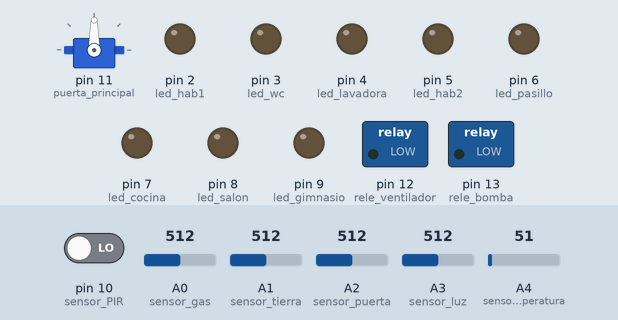
Recording of a sketch running on a simulated Arduino Uno, built with avr-gcc and run on an emulated ATmega328P. Shown: servo, switched loads named in the sketch (green lamp = pin HIGH), output pins drawn as LEDs (lit = HIGH). The test bench sets the inputs (shaded band); at power-on: A1 (sensor_tierra) = 512, pin 10 (sensor_PIR) LOW, A0 (sensor_gas) = 512, A2 (sensor_puerta) = 512, A3 (sensor_luz) = 512, A4 (sensor_temperatura) = 51. What the sketch prints to the serial monitor is not drawn.

Above: at 1.2 s.
1.3 s: A1 (sensor_tierra) set to 488
At 11.0 s:
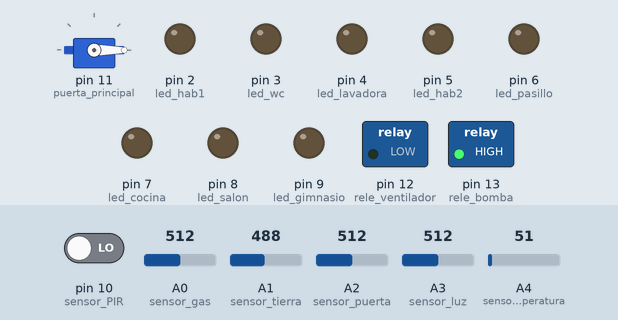
15.3 s: pin 10 (sensor_PIR) driven HIGH
At 23.13 s:
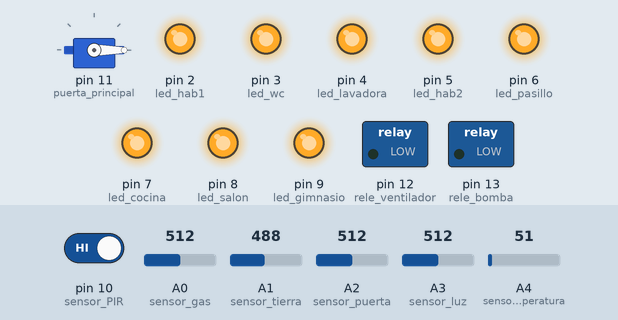
At 34.2 s:
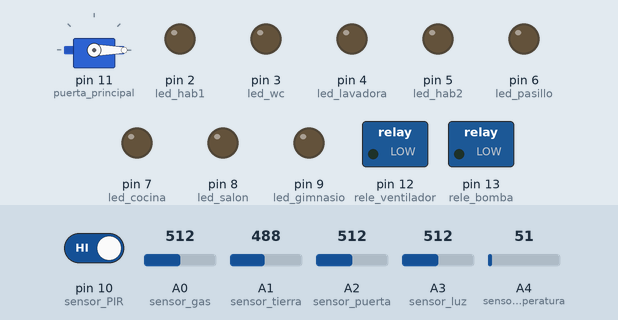
Timing chart, 0 to 35.7 s (numbered marks = the images above; inputs shaded):
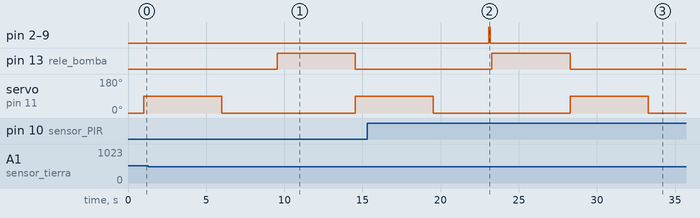

The sketch:

Domotica_V.2.ino
```cpp
/*
 * Pines de conexionado a arduino UNO:
 *
 * A0: Sensor de gas para la cocina           (MQ-02)
 * A1: Sensor de humedad de la tierra         (Higrometro V1.2)
 * A2: Sensor de luz para garaje              (KY-018)
 * A3: Sensor de luz para exterior            (KY-018)
 * A4: Sensor de temperatura de habitación 1  (LM35)
 * A5: ///////////////////////////////////////////////////////////////////////////////////////////////
 * D0: Nextion cable azul                     (Nextion NX8048T050)
 * D1: Nextion cable amarillo                 (Nextion NX8048T050)
 * D2: Leds Habitación 1                      (Led amarillo 5mm)
 * D3: Leds Baño                              (Led amarillo 5mm)
 * D4: Leds Cuarto lavadora                   (Led amarillo 5mm)
 * D5: Leds Habitación 2                      (Led amarillo 5mm)
 * D6: Leds Pasillo                           (Led amarillo 5mm)
 * D7: Leds Cocina                            (Led amarillo 5mm)
 * D8: Leds Salón                             (Led amarillo 5mm)
 * D9: Leds Gimnasio                          (Led amarillo 5mm)
 * D10: Sensor de presencia del pasillo       (HC-SR505)
 * D11: Servomotor de la puerta principal     (SG-90)
 * D12: Ventilador de la habitación 1         (Noctua NF-A4x10)
 * D13: Bomba de agua de la tierra            (Bomba de agua de 12v)
 */

/*
DATOS MANDADOS DE NEXTION A ARDUINO

NAME     |  ON    |  OFF   |  description
=====================================================
lall     |  100   |  101   |  luces de toda la casa
lh1      |  102   |  103   |  luces habitación 1
lwc      |  104   |  105   |  luces baño
llav     |  106   |  107   |  luces lavadora
lh2      |  108   |  109   |  luces habitación 2
lco      |  110   |  111   |  luces cocina
lpas     |  112   |  113   |  luces pasillo
lgym     |  114   |  115   |  luces gimnasio
lsal     |  116   |  117   |  luces salón
bven     |  200   |        |  botón ventilador
bag      |  201   |        |  botón agua
bpu      |  202   |        |  botón puerta
bal      |  203   |  204   |  botón alarma


DATOS MANDADOS DE ARDUINO A NEXTION
variable |    sensor   | lugar
=======================================
stem     | temperatura | habitación 1
sgas     |     gas     | cocina
ssum     |   humedad   | jardín
spir     |  movimiento | pasillo
sldr     |     LDR     | menú
sppal    |     LDR     | puerta principal

*/
// LIBRERÍAS
#include <Servo.h>


//PINES UTILIZADOS
int rele_bomba = 13;                              //Configuramos la salida digital 13 para el relé que controla la bomba de agua
int rele_ventilador = 12;                         //Configuramos la salida digital 12 para el relé que controla el ventilador
Servo puerta_principal;                           //Los servos se configuran en el void setup
int sensor_PIR = 10;                              //Configuramos la entrada digital 4 para el sensor de movimiento
int led_gimnasio = 9;                             //Configuramos la salida digital 9 para la luz del gimnasio
int led_salon = 8;                                //Configuramos la salida digital 8 para la luz del salón
int led_cocina = 7;                               //Configuramos la salida digital 7 para la luz de la cocina
int led_pasillo = 6;                              //Configuramos la salida digital 6 para la luz del pasillo
int led_hab2 = 5;                                 //Configuramos la salida digital 5 para la luz de la habitación 2
int led_lavadora = 4;                             //Configuramos la salida digital 4 para la luz del cuarto de la lavadora
int led_wc = 3;                                   //Configuramos la salida digital 3 para la luz del baño
int led_hab1 = 2;                                 //Configuramos la salida digital 2 para la luz de la habitación 1
// Pin 1 reservado para Nextion                   //Arduino trae por defecto éste pin para la transmisión de datos
// Pin 0 reservado para Nextion                   //Arduino trae por defecto éste pin para la recepción de datos
int sensor_temperatura = A4;                      //Configuramos la entrada analógica 4 para el sensor de temperatura
int sensor_luz = A3;                              //Configuramos la entrada analógica 3 para el sensor de luz
int sensor_puerta = A2;                           //Configuramos la entrada analógica 2 para el sensor de luz
int sensor_tierra = A1;                           //Configuramos la entrada analógica 1 para el sensor de humedad
int sensor_gas = A0;                              //Configuramos la entrada analógica 0 para el sensor de gas

int Valarma = 0;

void setup() {
  Serial.begin (9600);                            //Iniciamos la comunicación serial a 9600 baudios para la comunicación con la pantalla Nextion
  pinMode (rele_bomba, OUTPUT);                   //Definimos como SALIDA el pin conectado al relé que controla la bomba de agua
  pinMode (rele_ventilador, OUTPUT);              //Definimos como SALIDA el pin conectado al relé que controla el ventilador
  puerta_principal.attach (11);                   //Configuramos la SALIDA 11 para el servo de la puerta principal
  pinMode (led_gimnasio, OUTPUT);                 //Definimos como SALIDA el pin conectado a la luz del gimnasio
  pinMode (led_salon, OUTPUT);                    //Definimos como SALIDA el pin conectado a la luz del salon
  pinMode (led_cocina, OUTPUT);                   //Definimos como SALIDA el pin conectado a la luz de la cocina
  pinMode (led_pasillo, OUTPUT);                  //Definimos como SALIDA el pin conectado a la luz del pasillo
  pinMode (led_hab2, OUTPUT);                     //Definimos como SALIDA el pin conectado a la luz de la habitación 2
  pinMode (led_lavadora, OUTPUT);                 //Definimos como SALIDA el pin conectado a la luz del cuarto de la lavadora
  pinMode (led_wc, OUTPUT);                       //Definimos como SALIDA el pin conectado a la luz del baño
  pinMode (led_hab1, OUTPUT);                     //Definimos como SALIDA el pin conectado a la luz de la habitación 1
  pinMode (sensor_temperatura, INPUT);            //Definimos como ENTRADA el pin conectado al sensor de temperatura
  pinMode (sensor_PIR, INPUT);                    //Definimos como ENTRADA el pin conectado al sensor de presencia
  pinMode (sensor_luz, INPUT);                    //Definimos como ENTRADA el pin conectado al sensor de luz del exterior
  pinMode (sensor_puerta, INPUT);                 //Definimos como ENTRADA el pin conectado al sensor de luz de la puerta principal
  pinMode (sensor_tierra, INPUT);                 //Definimos como ENTRADA el pin conectado al sensor de humedad de la tierra
  pinMode (sensor_gas, INPUT);                    //Definimos como ENTRADA el pin conectado al sensor de gases


  puerta_principal.write(0);                      //Movemos el servomotor a su posición inicial
  digitalWrite (led_gimnasio, LOW);               //Apagamos los leds del gimnasio
  digitalWrite (led_salon, LOW);                  //Apagamos los leds del salón
  digitalWrite (led_cocina, LOW);                 //Apagamos los leds de la cocina
  digitalWrite (led_pasillo, LOW);                //Apagamos los leds del pasillo
  digitalWrite (led_hab2, LOW);                   //Apagamos los leds de la habitación 2
  digitalWrite (led_lavadora, LOW);               //Apagamos los leds del cuarto de la lavadora
  digitalWrite (led_wc, LOW);                     //Apagamos los leds del baño
  digitalWrite (led_hab1, LOW);                   //Apagamos los leds de la habitación 1

}

void loop() {
  int Vstem = analogRead (sensor_temperatura);    //Definimos una variable a la cual asignamos el valor de lectura del sensor de temperatura
  int Vspir = analogRead (sensor_PIR);            //Definimos una variable a la cual asignamos el valor de lectura del sensor de movimiento
  int Vsldr = analogRead (sensor_luz);            //Definimos una variable a la cual asignamos el valor de lectura del sensor de luz exterior
  int Vsppal = analogRead (sensor_puerta);        //Definimos una variable a la cual asignamos el valor de lectura del sensor de luz entrada
  int Vshum = analogRead (sensor_tierra);         //Definimos una variable a la cual asignamos el valor de lectura del sensor de humedad del suelo
  int Vsgas = analogRead (sensor_gas);            //Definimos una variable a la cual asignamos el valor de lectura del sensor de gas
  int milivoltios = (Vstem / 1023.0) * 5000;
  int Vstemm = (milivoltios / 10);
  int Vdalarma = digitalRead (sensor_PIR);
  int estado_pir = LOW;

  String lectura = Serial.readString();           //Definimos la variable lectura que será con la cual recogeremos el valor de la pantalla

  if (int(lectura[0]) == 100){
      digitalWrite (led_gimnasio, HIGH);          //Encendemos los leds del gimnasio
      digitalWrite (led_salon, HIGH);             //Encendemos los leds del salón
      digitalWrite (led_cocina, HIGH);            //Encendemos los leds de la cocina
      digitalWrite (led_pasillo, HIGH);           //Encendemos los leds del pasillo
      digitalWrite (led_hab2, HIGH);              //Encendemos los leds de la habitación 2
      digitalWrite (led_lavadora, HIGH);          //Encendemos los leds del cuarto de la lavadora
      digitalWrite (led_wc, HIGH);                //Encendemos los leds del baño
      digitalWrite (led_hab1, HIGH);              //Encendemos los leds de la habitación 1
    }
  if (int(lectura[0]) == 101){
      digitalWrite (led_gimnasio, LOW);           //Apagamos los leds del gimnasio
      digitalWrite (led_salon, LOW);              //Apagamos los leds del salón
      digitalWrite (led_cocina, LOW);             //Apagamos los leds de la cocina
      digitalWrite (led_pasillo, LOW);            //Apagamos los leds del pasillo
      digitalWrite (led_hab2, LOW);               //Apagamos los leds de la habitación 2
      digitalWrite (led_lavadora, LOW);           //Apagamos los leds del cuarto de la lavadora
      digitalWrite (led_wc, LOW);                 //Apagamos los leds del baño
      digitalWrite (led_hab1, LOW);               //Apagamos los leds de la habitación 1
    }
  if (int(lectura[0]) == 102){
      digitalWrite (led_hab1, HIGH);              //Encendemos los leds de la habitación 1
    }
  if (int(lectura[0]) == 103){
      digitalWrite (led_hab1, LOW);               //Apagamos los leds de la habitación 1
    }
  if (int(lectura[0]) == 104){
      digitalWrite (led_wc, HIGH);                //Encendemos los leds del baño
    }
  if (int(lectura[0]) == 105){
      digitalWrite (led_wc, LOW);                 //Apagamos los leds del baño
    }
  if (int(lectura[0]) == 106){
      digitalWrite (led_lavadora, HIGH);          //Encendemos los leds del cuarto de la lavadora
    }
  if (int(lectura[0]) == 107){
      digitalWrite (led_lavadora, LOW);           //Apagamos los leds del cuarto de la lavadora
    }
  if (int(lectura[0]) == 108){
      digitalWrite (led_hab2, HIGH);              //Encendemos los leds de la habitación 2
    }
  if (int(lectura[0]) == 109){
      digitalWrite (led_hab2, LOW);               //Apagamos los leds de la habitación 2
    }
  if (int(lectura[0]) == 110){
      digitalWrite (led_cocina, HIGH);            //Encendemos los leds de la cocina
    }
  if (int(lectura[0]) == 111){
      digitalWrite (led_cocina, LOW);             //Apagamos los leds de la cocina
    }
  if (int(lectura[0]) == 112){
      digitalWrite (led_pasillo, HIGH);           //Encendemos los leds del pasillo
    }
  if (int(lectura[0]) == 113){
      digitalWrite (led_pasillo, LOW);            //Apagamos los leds del pasillo
    }
  if (int(lectura[0]) == 114){
      digitalWrite (led_gimnasio, HIGH);          //Encendemos los leds del gimnasio
    }
  if (int(lectura[0]) == 115){
      digitalWrite (led_gimnasio, LOW);           //Apagamos los leds del gimnasio
    }
  if (int(lectura[0]) == 116){
      digitalWrite (led_salon, HIGH);             //Encendemos los leds del salón
    }
  if (int(lectura[0]) == 117){
      digitalWrite (led_salon, LOW);              //Apagamos los leds del salón
    }
  if (int(lectura[0]) == 200){
      digitalWrite (rele_ventilador, HIGH);       //Encendemos el relé del ventilador
      delay (5000);
      digitalWrite (rele_ventilador, LOW);        //Apagamos el relé del ventilador
    }
  if (int(lectura[0]) == 201){
      digitalWrite (rele_bomba, HIGH);            //Encendemos el relé de la bomba de agua
      delay (5000);
      digitalWrite (rele_bomba, LOW);             //Apagamos el relé de la bomba de agua
    }
  if (int(lectura[0]) == 202){
      puerta_principal.write(90);                 //Movemos el servomotor a su posición abierta
      delay (2500);
      puerta_principal.write(0);                  //Movemos el servomotor a su posición cerrada
    }
  if (int(lectura[0]) == 203){
      Valarma = 1;                                //Asignamos un 1 al estado de la alarma
    }
  if (int(lectura[0]) == 204){
      Valarma = 0;                                //Asignamos un 0 al estado de la alarma
    }
  if (Valarma = 1){                               //Si el estado de la alarma es 1, entonces...
      if (Vdalarma == HIGH){                      //Si el sensor de movimiento detecta movimiento, entonces...
        digitalWrite (led_gimnasio, HIGH);        //Encendemos los leds del gimnasio
        digitalWrite (led_salon, HIGH);           //Encendemos los leds del salón
        digitalWrite (led_cocina, HIGH);          //Encendemos los leds de la cocina
        digitalWrite (led_pasillo, HIGH);         //Encendemos los leds del pasillo
        digitalWrite (led_hab2, HIGH);            //Encendemos los leds de la habitación 2
        digitalWrite (led_lavadora, HIGH);        //Encendemos los leds del cuarto de la lavadora
        digitalWrite (led_wc, HIGH);              //Encendemos los leds del baño
        digitalWrite (led_hab1, HIGH);            //Encendemos los leds de la habitación 1
        delay (100);                              //Espera de 0,1s para hacer parpadeo
        digitalWrite (led_gimnasio, LOW);         //Apagamos los leds del gimnasio
        digitalWrite (led_salon, LOW);            //Apagamos los leds del salón
        digitalWrite (led_cocina, LOW);           //Apagamos los leds de la cocina
        digitalWrite (led_pasillo, LOW);          //Apagamos los leds del pasillo
        digitalWrite (led_hab2, LOW);             //Apagamos los leds de la habitación 2
        digitalWrite (led_lavadora, LOW);         //Apagamos los leds del cuarto de la lavadora
        digitalWrite (led_wc, LOW);               //Apagamos los leds del baño
        digitalWrite (led_hab1, LOW);             //Apagamos los leds de la habitación 1
        delay (100);                              //Espera de 0,1s para hacer parpadeo
      }
      else {                                      //Sino...
        digitalWrite (led_gimnasio, LOW);         //Apagamos los leds del gimnasio
        digitalWrite (led_salon, LOW);            //Apagamos los leds del salón
        digitalWrite (led_cocina, LOW);           //Apagamos los leds de la cocina
        digitalWrite (led_pasillo, LOW);          //Apagamos los leds del pasillo
        digitalWrite (led_hab2, LOW);             //Apagamos los leds de la habitación 2
        digitalWrite (led_lavadora, LOW);         //Apagamos los leds del cuarto de la lavadora
        digitalWrite (led_wc, LOW);               //Apagamos los leds del baño
        digitalWrite (led_hab1, LOW);             //Apagamos los leds de la habitación 1
        }
    }
    if(Vshum < 500)
    {
      digitalWrite (rele_bomba, HIGH);
      delay (5000);
      digitalWrite (rele_bomba, LOW);
    }
    if (Vsppal < 750){
      puerta_principal.write(90);                 //Movemos el servomotor a su posición abierta
      delay (2500);
      puerta_principal.write(0);                  //Movemos el servomotor a su posición cerrada
    }
    if (Vsgas < 750){
      puerta_principal.write(90);                 //Movemos el servomotor a su posición abierta
      delay (2500);
      puerta_principal.write(0);                  //Movemos el servomotor a su posición cerrada
    }
    if (Vsldr <= 400){
      Serial.print ("menu.pic=1");
      Serial.write(0xff);
      Serial.write(0xff);
      Serial.write(0xff);
    }
    else {
      Serial.print ("menu.pic=0");
      Serial.write(0xff);
      Serial.write(0xff);
      Serial.write(0xff);
    }
  delay (2500);

  Serial.print ("stem.val=");                     //Enviamos datos del sensor de temperatura a la pantalla
  Serial.print (Vstem);
  Serial.write(0xff);
  Serial.write(0xff);
  Serial.write(0xff);
  Serial.print ("stemm.val=");                    //Enviamos datos del sensor de temperatura (en celsius) a la pantalla
  Serial.print (Vstemm);
  Serial.write(0xff);
  Serial.write(0xff);
  Serial.write(0xff);
  Serial.print ("sgas.val=");                     //Enviamos datos del sensor de gas a la pantalla
  Serial.print (Vsgas);
  Serial.write(0xff);
  Serial.write(0xff);
  Serial.write(0xff);
  Serial.print ("shum.val=");                     //Enviamos datos del sensor de humedad a la pantalla
  Serial.print (Vshum);
  Serial.write(0xff);
  Serial.write(0xff);
  Serial.write(0xff);
  Serial.print ("spir.val=");                     //Enviamos datos del sensor de movimiento a la pantalla
  Serial.print (Vspir);
  Serial.write(0xff);
  Serial.write(0xff);
  Serial.write(0xff);
  Serial.print ("sppal.val=");                    //Enviamos datos del sensor de luz de la puerta principal a la pantalla
  Serial.print (Vsppal);
  Serial.write(0xff);
  Serial.write(0xff);
  Serial.write(0xff);
  Serial.print ("sldr.val=");                     //Enviamos datos del sensor de luz exterior a la pantalla
  Serial.print (Vsldr);
  Serial.write(0xff);
  Serial.write(0xff);
  Serial.write(0xff);

}
```

Measured:
- the behaviour switches between 500 and 499 on A1 (sensor_tierra) (found by bisection; images 0 and 1)
- after the input at 1.3 s, pin 13 (rele_bomba): LOW → HIGH after 8.2 s, → LOW 5.0 s later
- after the input at 15.3 s, pin 2 (led_hab1), pin 3 (led_wc), pin 4 (led_lavadora), pin 5 (led_hab2), pin 6 (led_pasillo), pin 7 (led_cocina), pin 8 (led_salon), pin 9 (led_gimnasio): LOW → HIGH after 7.8 s, → LOW 0.10 s later
